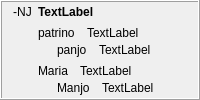
            <widget class="QFrame" name="frame_29">
             <property name="frameShape">
              <enum>QFrame::Box</enum>
             </property>
             <property name="frameShadow">
              <enum>QFrame::Raised</enum>
             </property>
             <layout class="QHBoxLayout" name="horizontalLayout_51">
              <property name="sizeConstraint">
               <enum>QLayout::SetMaximumSize</enum>
              </property>
              <property name="topMargin">
               <number>3</number>
              </property>
              <property name="bottomMargin">
               <number>3</number>
              </property>
              <item>
               <widget class="QLabel" name="label_300">
                <property name="text">
                 <string>-NJ</string>
                </property>
                <property name="alignment">
                 <set>Qt::AlignHCenter|Qt::AlignTop</set>
                </property>
                <property name="tipo" stdset="0">
                 <string>afikso</string>
                </property>
               </widget>
              </item>
              <item>
               <layout class="QVBoxLayout" name="verticalLayout_385">
                <item>
                 <widget class="QLabel" name="Lec09_Label692">
                  <property name="sizePolicy">
                   <sizepolicy hsizetype="Preferred" vsizetype="Maximum">
                    <horstretch>0</horstretch>
                    <verstretch>0</verstretch>
                   </sizepolicy>
                  </property>
                  <property name="styleSheet">
                   <string notr="true">font-weight: bold;</string>
                  </property>
                  <property name="text">
                   <string>TextLabel</string>
                  </property>
                  <property name="wordWrap">
                   <bool>true</bool>
                  </property>
                 </widget>
                </item>
                <item>
                 <layout class="QVBoxLayout" name="verticalLayout_43">
                  <item>
                   <layout class="QVBoxLayout" name="verticalLayout_386">
                    <property name="spacing">
                     <number>3</number>
                    </property>
                    <item>
                     <layout class="QHBoxLayout" name="horizontalLayout_623">
                      <property name="spacing">
                       <number>12</number>
                      </property>
                      <item>
                       <widget class="neklakebla_nova" name="Lec09_Button656">
                        <property name="text">
                         <string>patrino</string>
                        </property>
                        <property name="wordWrap">
                         <bool>true</bool>
                        </property>
                       </widget>
                      </item>
                      <item>
                       <widget class="QLabel" name="Lec09_Label693">
                        <property name="sizePolicy">
                         <sizepolicy hsizetype="Expanding" vsizetype="Preferred">
                          <horstretch>0</horstretch>
                          <verstretch>0</verstretch>
                         </sizepolicy>
                        </property>
                        <property name="text">
                         <string>TextLabel</string>
                        </property>
                        <property name="wordWrap">
                         <bool>true</bool>
                        </property>
                       </widget>
                      </item>
                     </layout>
                    </item>
                    <item>
                     <layout class="QHBoxLayout" name="horizontalLayout_624">
                      <property name="spacing">
                       <number>12</number>
                      </property>
                      <item>
                       <widget class="label_sago_reversa" name="label_397">
                        <property name="sizePolicy">
                         <sizepolicy hsizetype="Maximum" vsizetype="Preferred">
                          <horstretch>0</horstretch>
                          <verstretch>0</verstretch>
                         </sizepolicy>
                        </property>
                        <property name="text">
                         <string/>
                        </property>
                        <property name="pixmap">
                         <pixmap resource="../resources/ikonoj.qrc">:/ikonoj/sago_revena.png</pixmap>
                        </property>
                       </widget>
                      </item>
                      <item>
                       <widget class="neklakebla_nova" name="Lec09_Button657">
                        <property name="text">
                         <string>panjo</string>
                        </property>
                        <property name="wordWrap">
                         <bool>true</bool>
                        </property>
                       </widget>
                      </item>
                      <item>
                       <widget class="QLabel" name="Lec09_Label694">
                        <property name="sizePolicy">
                         <sizepolicy hsizetype="Expanding" vsizetype="Preferred">
                          <horstretch>0</horstretch>
                          <verstretch>0</verstretch>
                         </sizepolicy>
                        </property>
                        <property name="text">
                         <string>TextLabel</string>
                        </property>
                        <property name="wordWrap">
                         <bool>true</bool>
                        </property>
                       </widget>
                      </item>
                     </layout>
                    </item>
                   </layout>
                  </item>
                  <item>
                   <layout class="QVBoxLayout" name="verticalLayout_387">
                    <property name="spacing">
                     <number>3</number>
                    </property>
                    <item>
                     <layout class="QHBoxLayout" name="horizontalLayout_625">
                      <property name="spacing">
                       <number>12</number>
                      </property>
                      <item>
                       <widget class="neklakebla_nova" name="Lec09_Button56">
                        <property name="text">
                         <string>Maria</string>
                        </property>
                        <property name="wordWrap">
                         <bool>true</bool>
                        </property>
                       </widget>
                      </item>
                      <item>
                       <widget class="QLabel" name="Lec09_Label55">
                        <property name="sizePolicy">
                         <sizepolicy hsizetype="Expanding" vsizetype="Preferred">
                          <horstretch>0</horstretch>
                          <verstretch>0</verstretch>
                         </sizepolicy>
                        </property>
                        <property name="text">
                         <string>TextLabel</string>
                        </property>
                        <property name="wordWrap">
                         <bool>true</bool>
                        </property>
                       </widget>
                      </item>
                     </layout>
                    </item>
                    <item>
                     <layout class="QHBoxLayout" name="horizontalLayout_626">
                      <property name="spacing">
                       <number>12</number>
                      </property>
                      <item>
                       <widget class="label_sago_reversa" name="label_398">
                        <property name="sizePolicy">
                         <sizepolicy hsizetype="Maximum" vsizetype="Preferred">
                          <horstretch>0</horstretch>
                          <verstretch>0</verstretch>
                         </sizepolicy>
                        </property>
                        <property name="text">
                         <string/>
                        </property>
                        <property name="pixmap">
                         <pixmap resource="../resources/ikonoj.qrc">:/ikonoj/sago_revena.png</pixmap>
                        </property>
                       </widget>
                      </item>
                      <item>
                       <widget class="neklakebla_nova" name="Lec09_Button57">
                        <property name="text">
                         <string>Manjo</string>
                        </property>
                        <property name="wordWrap">
                         <bool>true</bool>
                        </property>
                       </widget>
                      </item>
                      <item>
                       <widget class="QLabel" name="Lec09_Label56">
                        <property name="sizePolicy">
                         <sizepolicy hsizetype="Expanding" vsizetype="Preferred">
                          <horstretch>0</horstretch>
                          <verstretch>0</verstretch>
                         </sizepolicy>
                        </property>
                        <property name="text">
                         <string>TextLabel</string>
                        </property>
                        <property name="wordWrap">
                         <bool>true</bool>
                        </property>
                       </widget>
                      </item>
                     </layout>
                    </item>
                   </layout>
                  </item>
                 </layout>
                </item>
               </layout>
              </item>
             </layout>
            </widget>
